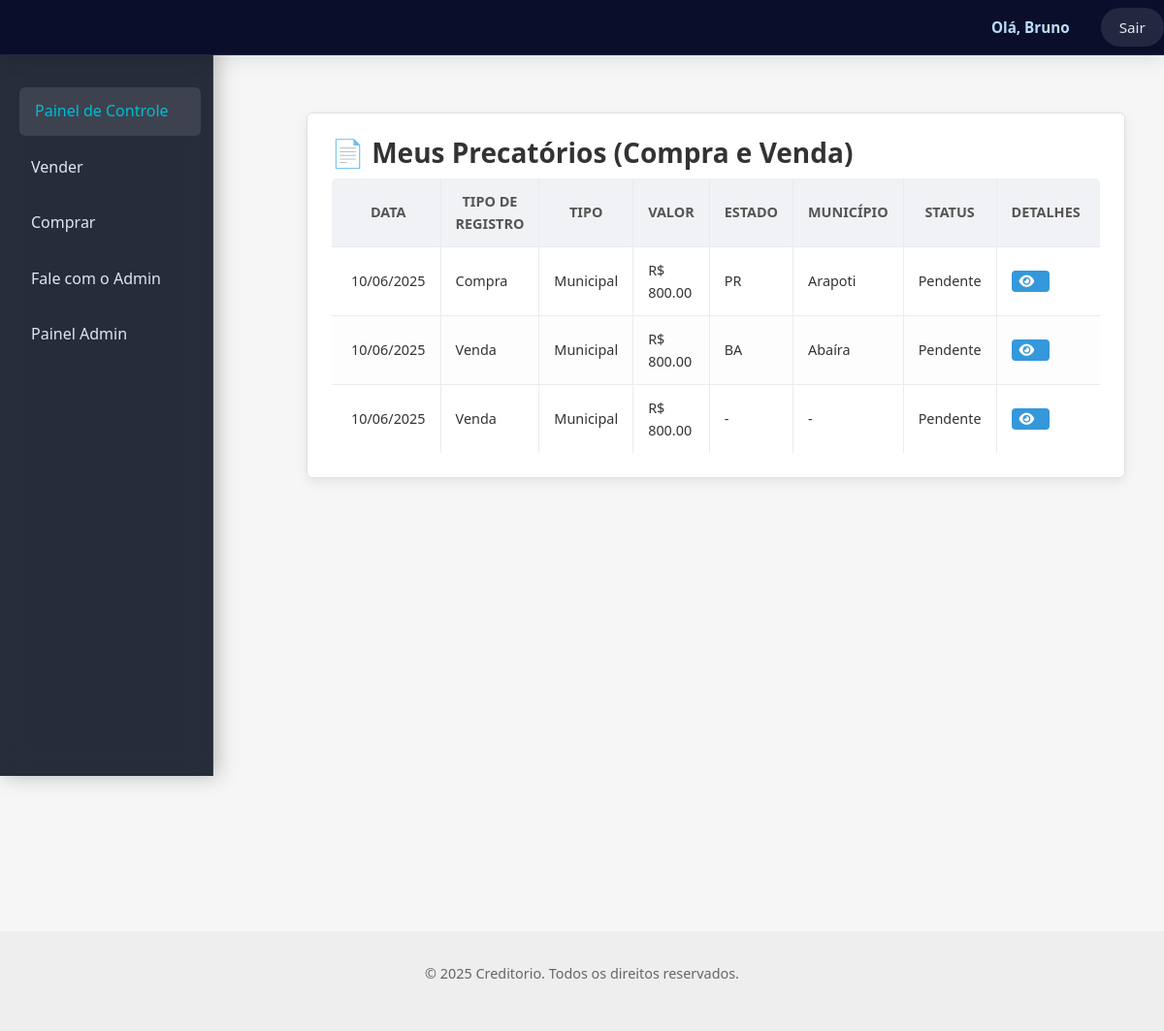
/dashboard (signed in), run on the app's committed database.
### app/models.py (models this page shows, shortened)
class Usuario(UserMixin, db.Model):
    __tablename__ = 'usuario'
    id = db.Column(db.Integer, primary_key=True)
    nome = db.Column(db.String(100), nullable=False)
    email = db.Column(db.String(100), unique=True, nullable=False)
    cpf_cnpj = db.Column(db.String(20), unique=True, nullable=False)
    telefone = db.Column(db.String(20), nullable=False)
    senha_hash = db.Column(db.String(128), nullable=False)
    tipo = db.Column(db.String(20), default='usuario')
    ativo = db.Column(db.Boolean, default=True)
    saldo = db.Column(db.Float, default=0.0)
    data_cadastro = db.Column(db.DateTime, default=datetime.utcnow)
    precatorios_comprados = db.relationship(
        'Precatorio',
        foreign_keys='Precatorio.comprador_id',
        backref='comprador_user',
        lazy=True
    )

class Precatorio(db.Model):
    __tablename__ = 'precatorio'
    id = db.Column(db.Integer, primary_key=True)
    numero = db.Column(db.String(50))  # Número do precatório (opcional)
    tipo = db.Column(db.String(50), nullable=False)
    tipo_entrada = db.Column(db.String(20), nullable=False)  # 'compra' ou 'venda'
    nome = db.Column(db.String(100), nullable=False)
    cpf_cnpj = db.Column(db.String(20), nullable=False)
    telefone = db.Column(db.String(20), nullable=False)
    email = db.Column(db.String(120), nullable=False)
    valor = db.Column(db.Float, nullable=False)
    estado = db.Column(db.String(2))
    municipio = db.Column(db.String(100))
    status = db.Column(db.String(20), default='Pendente')  # ex: Pendente, Em análise, Fechado
    vendido = db.Column(db.Boolean, default=False)
    data_cadastro = db.Column(db.DateTime, default=datetime.utcnow)
    comprador_id = db.Column(db.Integer, db.ForeignKey('usuario.id'), nullable=True)
    usuario_id = db.Column(db.Integer, db.ForeignKey('usuario.id'), nullable=True)
    usuario = db.relationship('Usuario', foreign_keys=[usuario_id], backref='precatorios_criados')

### app/routes.py (the view)
@main_bp.route('/dashboard')
@login_required
def dashboard():
    precatorios = Precatorio.query.filter_by(usuario_id=current_user.id).order_by(Precatorio.data_cadastro.desc()).all()
    return render_template('dashboard.html', usuario=current_user, precatorios=precatorios)

### app/templates/dashboard.html (shortened to what this page needs)
{% extends "base.html" %}
{% block content %}
<div class="dashboard-layout">
  {% include 'partials/sidebar.html' %}
  <link rel="stylesheet" href="https://cdnjs.cloudflare.com/ajax/libs/font-awesome/6.5.0/css/all.min.css">
  <section class="dashboard-content" style="padding: 20px;">
    <div class="painel card shadow-sm rounded-lg p-3 mb-4 bg-white" style="font-size: 0.875rem;">
      <h3 class="mb-3">📄 Meus Precatórios (Compra e Venda)</h3>
      <div class="table-responsive">
        <table class="table">
          <thead>
            <tr>
              <th>Data</th>
              <th>Tipo de Registro</th>
              <th>Tipo</th>
              <th>Valor</th>
              <th>Estado</th>
              <th>Município</th>
              <th>Status</th>
              <th>Detalhes</th>
            </tr>
          </thead>
          <tbody>
            {% for precatorio in precatorios %}
            <tr>
              <td>{{ precatorio.data_cadastro.strftime('%d/%m/%Y') }}</td>
              <td>{{ precatorio.tipo_entrada|capitalize }}</td>
              <td>{{ precatorio.tipo }}</td>
              <td>R$ {{ '%.2f' | format(precatorio.valor) }}</td>
              <td>{{ precatorio.estado or '-' }}</td>
              <td>{{ precatorio.municipio or '-' }}</td>
              <td>{{ precatorio.status }}</td>
              <td>
                <a href="{{ url_for('main.detalhar_precatorio', id=precatorio.id) }}" class="btn btn-sm btn-primary" title="Ver detalhes">
                  <i class="fas fa-eye"></i>
                </a>
              </td>
            </tr>
            {% endfor %}
          </tbody>
        </table>
      </div>
    </div>
  </section>
</div>
{% endblock %}

### app/templates/base.html (shortened to what this page needs)
<!DOCTYPE html>
<html lang="pt-BR">
<head>
  <link rel="stylesheet" href="{{ url_for('static', filename='css/style.css') }}">
</head>
<body>
<header class="site-header">
  <div class="header-container">
    <nav class="topnav">
      <ul>
        {% if current_user.is_authenticated %}
          <li>Olá, {{ current_user.nome.split(' ')[0] }}</li>
          <li><a href="{{ url_for('auth.logout') }}" class="logout-btn">Sair</a></li>
        {% else %}
          <li><a href="{{ url_for('auth.login') }}">Login</a></li>
          <li><a href="{{ url_for('auth.cadastro') }}">Cadastrar</a></li>
        {% endif %}
      </ul>
    </nav>
  </div>
</header>
  <main class="container main-content">
    {% block content %}{% endblock %}
  </main>
  <footer class="site-footer">
    <div class="container">
      <p>© 2025 Creditorio. Todos os direitos reservados.</p>
    </div>
  </footer>
</body>
</html>

### data on the page
Usuario: nome "Bruno"
Precatorio: data_cadastro "10/06/2025", tipo_entrada "Compra", tipo "Municipal", valor "800.00", estado "PR", municipio "Arapoti", status "Pendente"
Precatorio: data_cadastro "10/06/2025", tipo_entrada "Venda", tipo "Municipal", valor "800.00", estado "BA", municipio "Abaíra", status "Pendente"
Precatorio: data_cadastro "10/06/2025", tipo_entrada "Venda", tipo "Municipal", valor "800.00", estado "-", municipio "-", status "Pendente"
